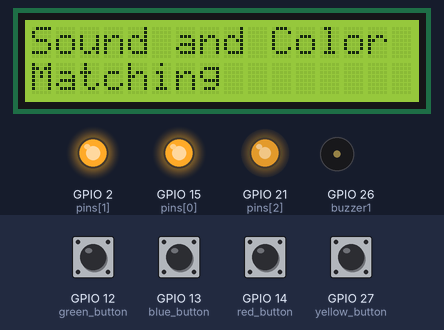
The program below on a simulated ESP32 board running MicroPython. On the bench: 16×2 character LCD, output pins drawn as LEDs (lit = HIGH), buzzer (waves = sounding). The inputs (shaded band) are chosen by the test bench; at power-on: GPIO 12 (green_button), GPIO 13 (blue_button), GPIO 14 (red_button), GPIO 27 (yellow_button) HIGH. Random numbers come from a fixed seed; the clock reads 2024-03-15 10:24:30 at power-on unless the program sets it; library files of the repository ran but are not shown: LCD_API.py; what the program prints to the serial console is not drawn. At 32.4 s the program stops and its outputs stay as they are.

Above: at 0.1 s.
At 1.1 s:
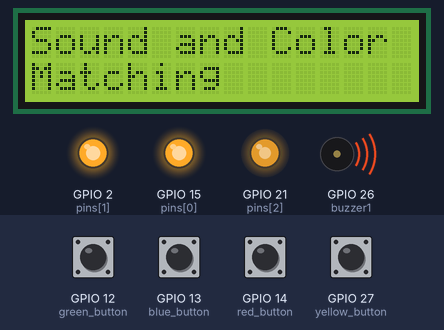
At 4.1 s:
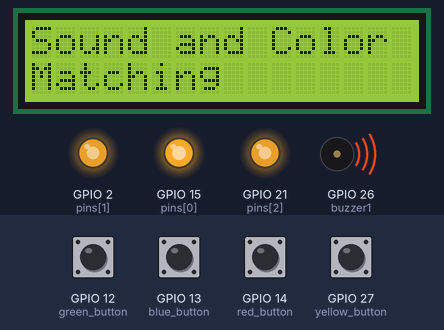
At 7.1 s:
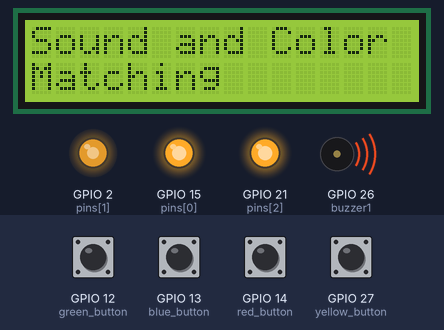
At 10.1 s:
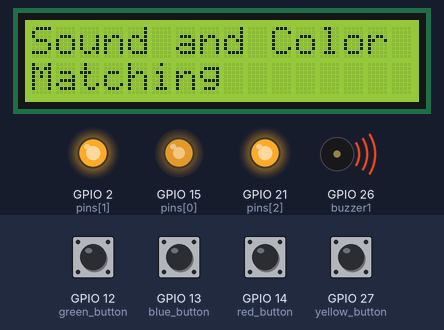
At 30.4 s:
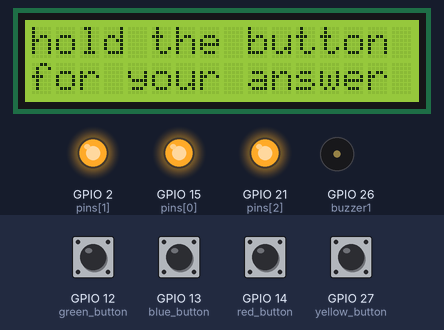
Timing chart, 0 to 33.9 s (numbered marks = the images above):
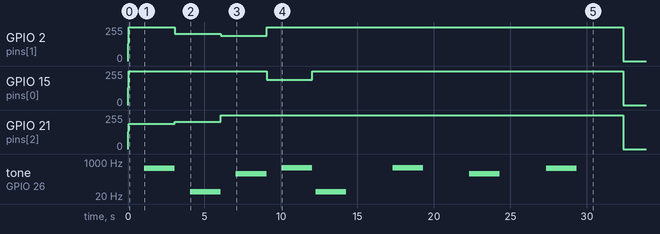

The program:

Game1.py
```python
"""
    Bryan Rachmat and Andrew Singari
    CMPT 401 Project

    Game1 Audio and LED Color matching

"""

from machine import Pin,PWM,I2C
from random import randint
import time
from ww import I2cLcd

# Record the start time
start_time = time.time()
#Initializing hardware connections
pins=[15,2,21]

pwm0=PWM(Pin(pins[0]),10000)
pwm1=PWM(Pin(pins[1]),10000)
pwm2=PWM(Pin(pins[2]),10000)
yellow_button = Pin(27, Pin.IN,Pin.PULL_UP)
blue_button  = Pin(13, Pin.IN,Pin.PULL_UP)
red_button  = Pin(14, Pin.IN,Pin.PULL_UP)
green_button  = Pin(12, Pin.IN,Pin.PULL_UP)
buzzer1 = Pin(26, Pin.OUT)
buzzer1.value(0)
i2c = I2C(scl=Pin(5), sda=Pin(18), freq=400000)
devices = i2c.scan()
if len(devices) == 0:
    print("No i2c device !")
else:
    for device in devices:
        print("I2C addr: "+hex(device))
        lcd = I2cLcd(i2c, device, 2, 16)


def play(pin, note, delays):
    """
    Function for playing the buzzer.
    """
    pwm = PWM(pin)
    pwm.freq(note)
    pwm.duty(2)
    print(note)
    time.sleep_ms(delays)
    pwm.deinit()

def setColor(r,g,b):
    """
    Function to change the color of the RGB LED
    """
    pwm0.duty(1023-b)
    pwm1.duty(1023-g)
    pwm2.duty(1023-r)

def red():
    """
    setColor to red
    """
    setColor(255,0,0)
    print("red")
    time.sleep_ms(1000)

def green():
    """
    setColor to green
    """
    setColor(0,255,0)
    print("green")
    time.sleep_ms(1000)

def blue():
    """
    setColor to blue
    """
    setColor(0,0,255)
    print("blue")
    time.sleep_ms(1000)

def yellow():
    """
    setColor to yellow
    """
    setColor(195,195,11)
    print("yellow")
    time.sleep_ms(1000)

def none():
    """
    setColor to none
    """
    setColor(0,0,0)
    time.sleep_ms(200)

def generate_sequence():
    """
    Returns a unique sequence from 0 to 3 for random index, used for LED and Buzzer
    """
    array=[[0, 1, 2, 3], [0, 1, 3, 2], [0, 2, 1, 3], [0, 2, 3, 1], [0, 3, 1, 2], [0, 3, 2, 1],
         [1, 0, 2, 3], [1, 0, 3, 2], [1, 2, 0, 3], [1, 2, 3, 0], [1, 3, 0, 2], [1, 3, 2, 0],
         [2, 0, 1, 3], [2, 0, 3, 1], [2, 1, 0, 3], [2, 1, 3, 0], [2, 3, 0, 1], [2, 3, 1, 0],
         [3, 0, 1, 2], [3, 0, 2, 1], [3, 1, 0, 2], [3, 1, 2, 0], [3, 2, 0, 1], [3, 2, 1, 0]]
    return array[randint(0, 23)]

def pair(array1,array2):
    """
    Creates a pair two arrays, used to pair the correct LED and sound
    """
    array=[]
    for i in range(0,4):
        array.append([array1[i],array2[i]])
    return array

def a():
    """
    Sound 1
    """
    play(buzzer1, 32, 2000)

def b():
    """
    Sound 2
    """
    play(buzzer1, 262, 2000)

def c():
    """
    Sound 3
    """
    play(buzzer1, 523, 2000)

def d():
    """
    Sound 4
    """
    play(buzzer1, 494, 2000)

def score(array1, array2):
    """
    If values match in pair, then add to score
    """
    n = 0
    for i in array1:
        if i in array2:
            n += 1
    return n

#arrays of color and sounds
colors=[red,green,blue,yellow]
sounds=[a,b,c,d]

#creates sequence, and test sequence
Leds=generate_sequence()
Sounds=generate_sequence()
pairq=pair(Leds,Sounds)
TestOrder=generate_sequence()
n=0
answers=[]


try:
    #Initializes game
    lcd.move_to(0, 0)
    lcd.putstr("Sound and Color Matching")

    #Plays the sound and LED pairings
    for i in range(0,4):
        colors[pairq[i][0]]()
        sounds[pairq[i][1]]()
    none()
    #Plays a sound 4 times, after every sound the user has t pick a correct color.
    while n<4:
        lcd.clear()
        sounds[TestOrder[n]]()
        time.sleep_ms(1000)
        lcd.putstr("hold the button for your answer")
        time.sleep_ms(2000)
        if not yellow_button.value():
            print("yellow")
            answers.append(3)
        if not blue_button.value():
            print("blue")
            answers.append(2)
        if not red_button.value():
            print("red")
            answers.append(0)
        if not green_button.value():
            print("green")
            answers.append(1)
        n+=1
    end_time = time.time()

    # Calculate the elapsed time
    elapsed_time = end_time - start_time

    #Calculates and prints score.
    lcd.clear()
    key=pair(answers,TestOrder)
    points=score(key,pairq)
    lcd.clear()
    lcd.move_to(0,0)
    lcd.putstr("Score is:")
    lcd.putstr("%d" %(points))
    lcd.putstr("/4")
    lcd.move_to(0,1)
    lcd.putstr("%d" %(elapsed_time))
    lcd.putstr(" seconds")

except:
    pwm0.deinit()
    pwm1.deinit()
    pwm2.deinit()
    pass
```

ww.py
```python
from LCD_API import LcdApi
from machine import I2C
from time import sleep_ms

# The PCF8574 has a jumper selectable address: 0x20 - 0x27
DEFAULT_I2C_ADDR = 0x27

# Defines shifts or masks for the various LCD line attached to the PCF8574

MASK_RS = 0x01
MASK_RW = 0x02
MASK_E = 0x04
SHIFT_BACKLIGHT = 3
SHIFT_DATA = 4


class I2cLcd(LcdApi):
    def __init__(self, i2c, i2c_addr, num_lines, num_columns):
        self.i2c = i2c
        self.i2c_addr = i2c_addr
        self.i2c.writeto(self.i2c_addr, bytearray([0]))
        sleep_ms(20)   # Allow LCD time to powerup
        # Send reset 3 times
        self.hal_write_init_nibble(self.LCD_FUNCTION_RESET)
        sleep_ms(5)    # need to delay at least 4.1 msec
        self.hal_write_init_nibble(self.LCD_FUNCTION_RESET)
        sleep_ms(1)
        self.hal_write_init_nibble(self.LCD_FUNCTION_RESET)
        sleep_ms(1)
        # Put LCD into 4 bit mode
        self.hal_write_init_nibble(self.LCD_FUNCTION)
        sleep_ms(1)
        LcdApi.__init__(self, num_lines, num_columns)
        cmd = self.LCD_FUNCTION
        if num_lines > 1:
            cmd |= self.LCD_FUNCTION_2LINES
        self.hal_write_command(cmd)

    def hal_write_init_nibble(self, nibble):
        """Writes an initialization nibble to the LCD.

        This particular function is only used during initialization.
        """
        byte = ((nibble >> 4) & 0x0f) << SHIFT_DATA
        self.i2c.writeto(self.i2c_addr, bytearray([byte | MASK_E]))
        self.i2c.writeto(self.i2c_addr, bytearray([byte]))

    def hal_backlight_on(self):
        """Allows the hal layer to turn the backlight on."""
        self.i2c.writeto(self.i2c_addr, bytearray([1 << SHIFT_BACKLIGHT]))

    def hal_backlight_off(self):
        """Allows the hal layer to turn the backlight off."""
        self.i2c.writeto(self.i2c_addr, bytearray([0]))

    def hal_write_command(self, cmd):
        """Writes a command to the LCD.

        Data is latched on the falling edge of E.
        """
        byte = ((self.backlight << SHIFT_BACKLIGHT) | (((cmd >> 4) & 0x0f) << SHIFT_DATA))
        self.i2c.writeto(self.i2c_addr, bytearray([byte | MASK_E]))
        self.i2c.writeto(self.i2c_addr, bytearray([byte]))
        byte = ((self.backlight << SHIFT_BACKLIGHT) | ((cmd & 0x0f) << SHIFT_DATA))
        self.i2c.writeto(self.i2c_addr, bytearray([byte | MASK_E]))
        self.i2c.writeto(self.i2c_addr, bytearray([byte]))
        if cmd <= 3:
            # The home and clear commands require a worst case delay of 4.1 msec
            sleep_ms(5)

    def hal_write_data(self, data):
        """Write data to the LCD."""
        byte = (MASK_RS | (self.backlight << SHIFT_BACKLIGHT) | (((data >> 4) & 0x0f) << SHIFT_DATA))
        self.i2c.writeto(self.i2c_addr, bytearray([byte | MASK_E]))
        self.i2c.writeto(self.i2c_addr, bytearray([byte]))
        byte = (MASK_RS | (self.backlight << SHIFT_BACKLIGHT) | ((data & 0x0f) << SHIFT_DATA))
        self.i2c.writeto(self.i2c_addr, bytearray([byte | MASK_E]))
        self.i2c.writeto(self.i2c_addr, bytearray([byte]))
```

Measured:
- by itself, GPIO 21 (pins[2]): 0/255 → 191/255 at 0.00 s, → 206/255 3.1 s later, → 255/255 3.0 s later, → 0/255 26.3 s later
- by itself, GPIO 2 (pins[1]): 0/255 → 255/255 at 0.00 s, → 206/255 3.1 s later, → 191/255 3.0 s later, → 255/255 3.0 s later, … (5 changes in this stretch)
- by itself, GPIO 15 (pins[0]): 0/255 → 255/255 at 0.00 s, → 252/255 3.1 s later, → 255/255 3.0 s later, → 191/255 3.0 s later, … (6 changes in this stretch)
